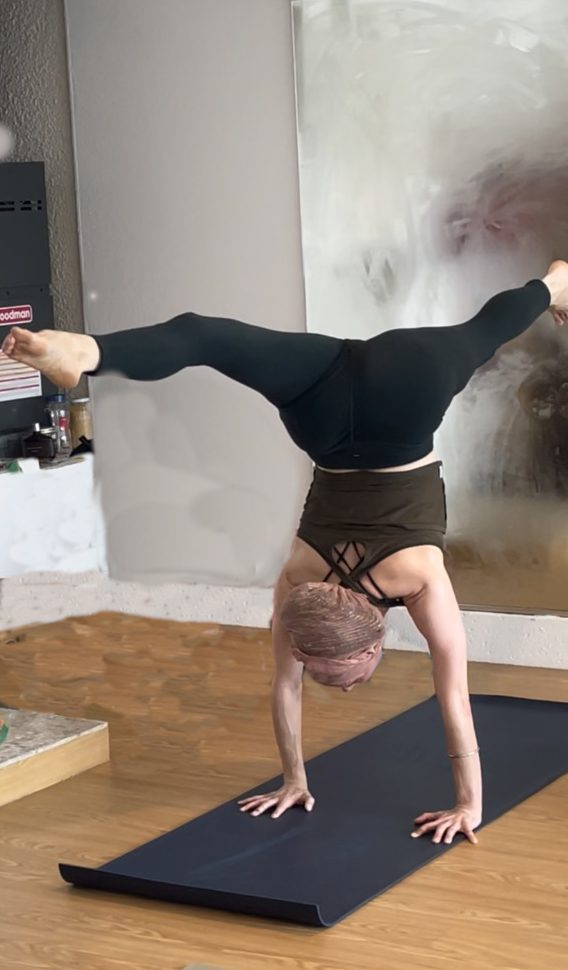
#> input picture images/arm-balance-class-thumb.jpg, 568 x 970 px
$ python retouch_handstand.py ../images/arm-balance-class-thumb.jpg ../images/arm-balance-class.jpg
#> lines starting #> are read from the running program, lines starting #| are printed output that depends on the picture; after the words box and inside, x2 and y2 are one past the last pixel; in counts of white or black regions, pixels touching at a corner belong together
import sys
import numpy as np
from PIL import Image, ImageDraw, ImageFilter

"""Rebuild the wall, baseboard and floor where the bags were painted out of
the handstand photo. Usage: retouch_handstand.py <cleaned up.png> <retouched.png>"""
src, out = sys.argv[1], sys.argv[2]
full = Image.open(src).convert("RGB")
#> full is the input picture: PIL image 568x970 RGB; mean R, G, B 144.4, 131.6, 120.7
OX, OY = 182, 130                      # gallery crop origin
im = full.crop((OX, OY, 750, 1100))
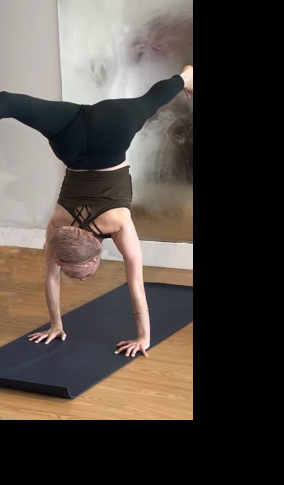
#> im: PIL image 568x970 RGB (shown at 1/2 size); mean R, G, B 79.7, 71.6, 65.7
a = np.asarray(im).astype(float)
H, W, _ = a.shape
rng = np.random.default_rng(7)

def noise(sd, blur=1.0):
    n = rng.normal(0, sd, (H, W)).astype(np.float32)
    img = Image.fromarray(((n + 128).clip(0, 255)).astype(np.uint8)).filter(ImageFilter.GaussianBlur(blur))
    return (np.asarray(img).astype(float) - 128)[..., None]

def poly_mask(pts, feather=1.5):
    m = Image.new("L", (W, H), 0)
    ImageDraw.Draw(m).polygon(pts, fill=255)
    return np.asarray(m.filter(ImageFilter.GaussianBlur(feather))).astype(float)[..., None] / 255

def key_not_swaran():
    mx, mn = a.max(2), a.min(2)
    luma = a.mean(2)
    k = ((mx - mn) < 30) & (luma > 125)
    m = Image.fromarray((k * 255).astype(np.uint8)).filter(ImageFilter.MinFilter(3)).filter(ImageFilter.GaussianBlur(1))
    return np.asarray(m).astype(float)[..., None] / 255

out_a = a.copy()
def apply(fill, mask):
    global out_a
    out_a = out_a * (1 - mask) + fill * mask

# 1. Grey wall column: per-column colour from the clean part above her legs.
col = a[150:300, :, :].mean(0)                       # (W,3)
#> col = 568 rows, first 8: [122.6, 122.6, 122.2], [122.8, 122.8, 122.3], [123.3, 123.3, 122.8], [123.6, 123.4, 122.9], [123.9, 123.7, 123.3], [124.1, 123.9, 123.4], [124.2, 123.9, 123.4], [124.5, 124.3, 123.6]
panel = np.broadcast_to(col[None], (H, W, 3)).copy()
panel = np.asarray(Image.fromarray(panel.clip(0, 255).astype(np.uint8)).filter(ImageFilter.BoxBlur(6))).astype(float)
panel += noise(3.5, 0.8)
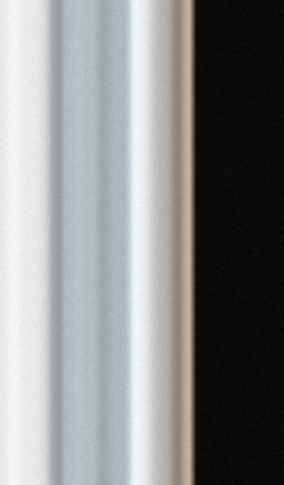
#> panel: shape (970, 568, 3) float64 (shown at 1/2 size); mean of channels 0, 1, 2 69.3, 69.9, 69.8; drawn with min black and max white
pm = poly_mask([(95, 360), (330, 360), (330, 589), (95, 589)], 0.8) * key_not_swaran()
apply(panel, pm)

# 2. White alcove below the heater shelf: smooth it out.
white = np.zeros_like(a)
white[:] = np.array([224, 229, 234])
grad = np.linspace(0, -10, H)[:, None, None]          # slightly darker going down
white = white + grad + noise(2.5, 0.8)
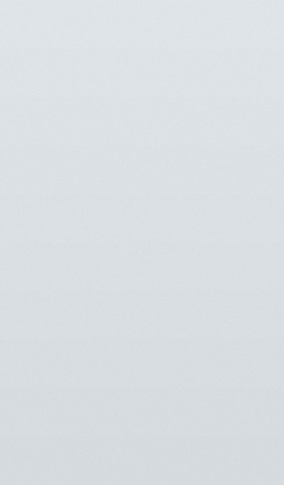
#> white: shape (970, 568, 3) float64 (shown at 1/2 size); mean of channels 0, 1, 2 218.5, 223.5, 228.5; drawn as R, G, B
apply(white, poly_mask([(0, 462), (95, 458), (95, 586), (0, 586)], 0.8))

# 3. Baseboard: a clean straight strip.
base = np.zeros_like(a); base[:] = np.array([207, 199, 195]); base += noise(3, 0.8)
#> call 3 of noise, with sd = 3, blur = 0.8
#> in noise (call 3), `return (np.asarray(img).astype(float) - 128)[..., None]`:
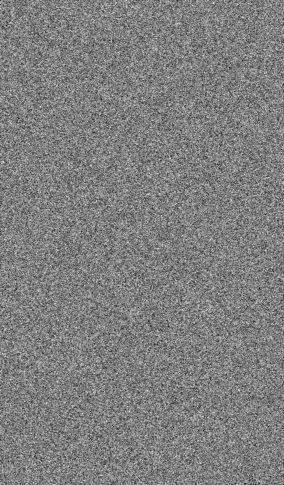
#> returned value: shape (970, 568, 1) float64 (shown at 1/2 size); min -6, max 5, mean -0.505; drawn with min black and max white
#> after `base += noise(3, 0.8)`:
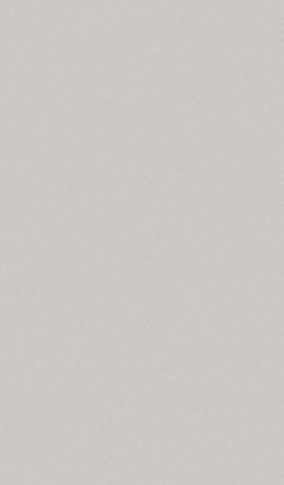
#> base: shape (970, 568, 3) float64 (shown at 1/2 size); mean of channels 0, 1, 2 206.5, 198.5, 194.5; drawn as R, G, B
bm = np.maximum(poly_mask([(0, 585), (300, 589), (300, 627), (0, 623)], 0.7) * key_not_swaran(),
                poly_mask([(0, 585), (262, 589), (262, 626), (0, 623)], 0.7))
apply(base, bm)
# soft shadow line where baseboard meets floor
shadow = out_a * 0.82
apply(shadow, poly_mask([(0, 621), (300, 625), (300, 628), (0, 624)], 0.8) * key_not_swaran() * 0.7)

# 4. Floor: mirror clean boards from just below the old bag area upward,
# stretched sideways (the grain runs left-right, so the stretch doesn't show).
SEAM = 708                                            # first row of untouched floor
floor = out_a.copy()
xs = np.linspace(112, 245, 300).astype(int)           # clean boards between hearth and mat
for y in range(600, SEAM):
    sy = SEAM + (SEAM - y)
    floor[y, 0:300] = a[sy, xs]
seam_fade = np.ones((H, 1, 1))
seam_fade[SEAM - 12:SEAM + 4, 0, 0] = np.linspace(1, 0, 16)
fm = poly_mask([(0, 624), (264, 627), (264, SEAM + 4), (0, SEAM + 4)], 1.5)
# keep her arm and head: skip skin-tone / dark pixels near her
mx, mn, luma = a.max(2), a.min(2), a.mean(2)
skin = (a[..., 0] > 185) & ((a[..., 0] - a[..., 2]) > 25)
#> skin: shape (970, 568) bool; 7.3% white; 70 white regions (51 under 20 px), largest, box (x1, y1, x2, y2) and area: (0, 415, 386, 840) 36542, (91, 553, 128, 686) 1218, (362, 131, 386, 177) 785
dark = luma < 70
#> dark: shape (970, 568) bool; 58.5% white; 47 black regions (38 under 20 px), largest, box (x1, y1, x2, y2) and area: (0, 0, 386, 840) 228011, (162, 414, 176, 439) 203, (179, 445, 201, 469) 196
keep = Image.fromarray(((skin | dark) * 255).astype(np.uint8))
#> keep: PIL image 568x970 L; 65.7% white; 92 black regions (75 under 20 px), largest, box (x1, y1, x2, y2) and area: (0, 0, 386, 573) 110859, (0, 235, 293, 816) 73030, (286, 566, 386, 718) 3004
keep = keep.filter(ImageFilter.MaxFilter(5)).filter(ImageFilter.GaussianBlur(1.2))
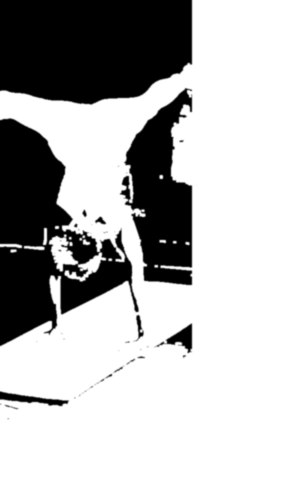
#> keep: PIL image 568x970 L (shown at 1/2 size); min 0, max 255, mean 176.9
keep = np.asarray(keep).astype(float)[..., None] / 255
#> keep: shape (970, 568, 1) float64
apply(floor, fm * seam_fade * (1 - keep))
apply(out_a * 0.8, poly_mask([(0, 623), (262, 626), (262, 629), (0, 626)], 0.8) * 0.6)
#> in poly_mask (call 7), `ImageDraw.Draw(m).polygon(pts, fill=255)`:
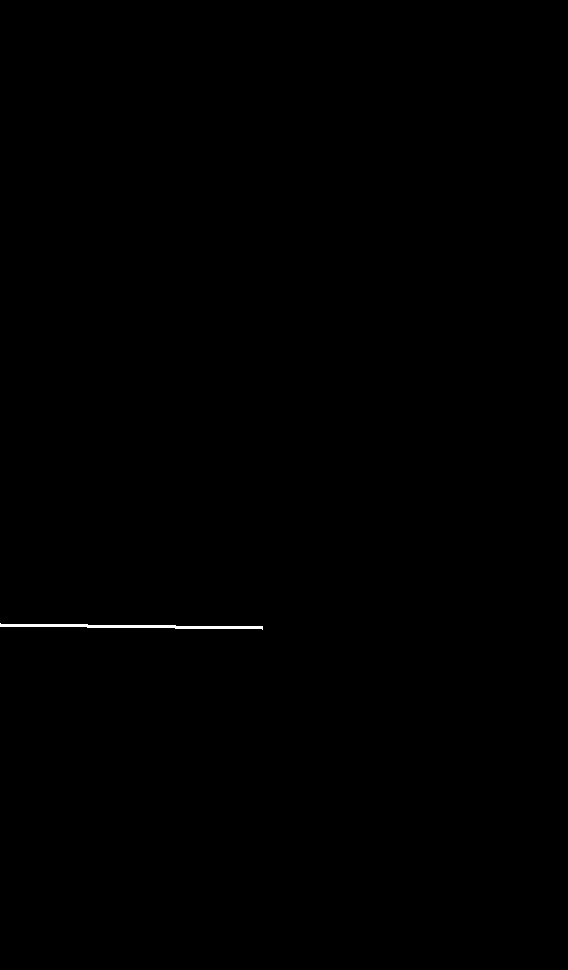
#> m: PIL image 568x970 L; 0.14% white; 1 white region, box (x1, y1, x2, y2) and area: (0, 623, 263, 630) 793

# 4b. The short white wall at the left comes toward the camera, so its
# baseboard turns the corner at x=95 and angles down to the left.
CX = 95
def side(y_at_corner, y_at_edge):
    return [(CX, y_at_corner), (0, y_at_edge)]
top_c, top_e = 587, 606                               # baseboard top at corner / left edge
bot_c, bot_e = 624, 657                               # floor line at corner / left edge
white2 = np.zeros_like(a); white2[:] = np.array([216, 221, 226]); white2 += noise(2.5, 0.8)
apply(white2, poly_mask([(0, 580), (CX, 580), (CX, top_c), (0, top_e)], 0.7))
side_base = np.zeros_like(a); side_base[:] = np.array([221, 216, 213]); side_base += noise(3, 0.8)
apply(side_base, poly_mask([(0, top_e), (CX, top_c), (CX, bot_c), (0, bot_e)], 0.7))
# thin shadow along the top of the side baseboard and at the floor line
apply(out_a * 0.88, poly_mask([(0, top_e - 1), (CX, top_c - 1), (CX, top_c + 1), (0, top_e + 1)], 0.6) * 0.8)
apply(out_a * 0.8, poly_mask([(0, bot_e - 2), (CX, bot_c - 2), (CX, bot_c + 1), (0, bot_e + 1)], 0.8) * 0.6)
# the inside corner itself: a soft vertical shadow up the baseboard
apply(out_a * 0.85, poly_mask([(CX - 1, top_c), (CX + 2, top_c), (CX + 2, bot_c), (CX - 1, bot_c)], 0.8) * 0.7)

# 5. Two stray grey dots left of the heater.
for (cx, cy, r) in [(3, 140, 9), (93, 296, 6)]:
    y0, y1, x0, x1 = max(cy - r, 0), cy + r, max(cx - r, 0), cx + r
    patch = Image.fromarray(out_a[y0:y1, x0:x1].clip(0, 255).astype(np.uint8)).filter(ImageFilter.MedianFilter(9))
    out_a[y0:y1, x0:x1] = np.asarray(patch)

# stray dot on the textured wall at the left edge: copy wall from just above it
out_a[128:154, 0:16] = a[100:126, 0:16]

res = Image.fromarray(out_a.clip(0, 255).astype(np.uint8))
full.paste(res, (OX, OY))
full.save(out)

$ run again, on images/assisted-backbend-training-thumb.jpg
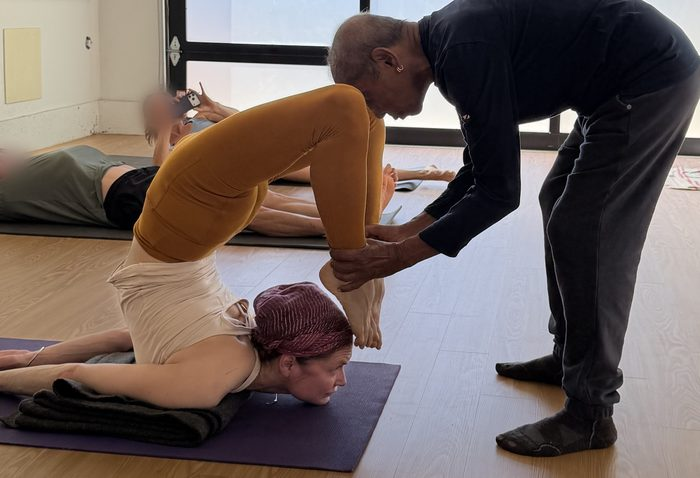
#> input picture images/assisted-backbend-training-thumb.jpg, 700 x 478 px
#> full is the input picture: PIL image 700x478 RGB; mean R, G, B 109.4, 96.8, 93.4
#> col = 568 rows, first 8: [135.8, 103.6, 82.6], [136.2, 103.9, 82.74], [136.7, 104.3, 83.35], [137, 104.6, 83.46], [137.5, 105, 84.08], [137.9, 105.5, 84.34], [138.3, 105.8, 84.85], [138.5, 106, 84.91]
#> in key_not_swaran, `k = ((mx - mn) < 30) & (luma > 125)`:
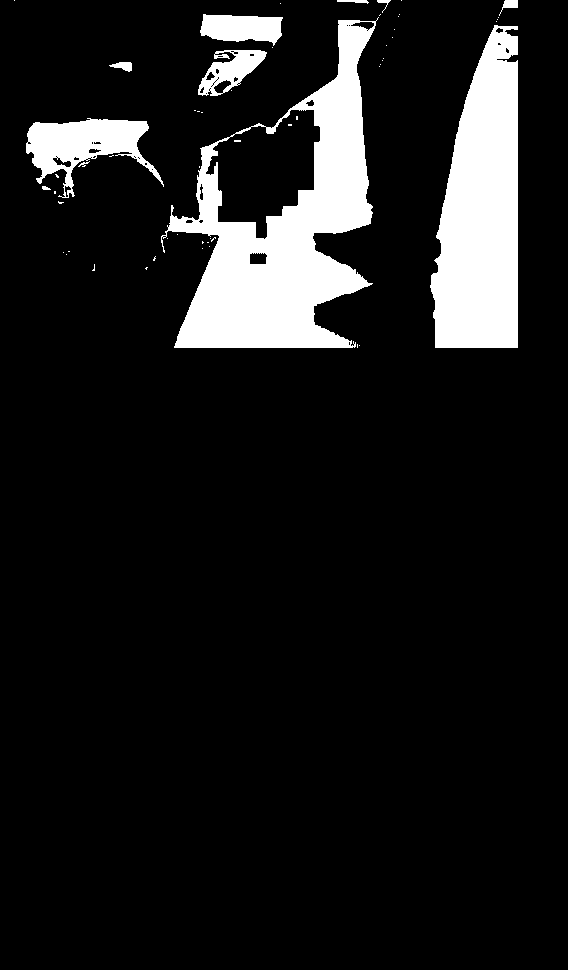
#> k: shape (970, 568) bool; 10.7% white; 56 white regions (45 under 20 px), largest, box (x1, y1, x2, y2) and area: (161, 17, 379, 348) 29006, (430, 25, 518, 348) 21155, (26, 118, 164, 198) 4870
#> pm: shape (970, 568, 1) float64; every value is 0
#> skin: shape (970, 568) bool; 0.34% white; 70 white regions (59 under 20 px), largest, box (x1, y1, x2, y2) and area: (15, 124, 56, 191) 649, (197, 28, 215, 84) 238, (491, 27, 518, 40) 209
#> dark: shape (970, 568) bool; 82.4% white; 236 black regions (215 under 20 px), largest, box (x1, y1, x2, y2) and area: (0, 0, 518, 348) 87454, (173, 0, 286, 119) 6810, (0, 0, 47, 28) 642
#> in noise (call 4), `return (np.asarray(img).astype(float) - 128)[..., None]`:
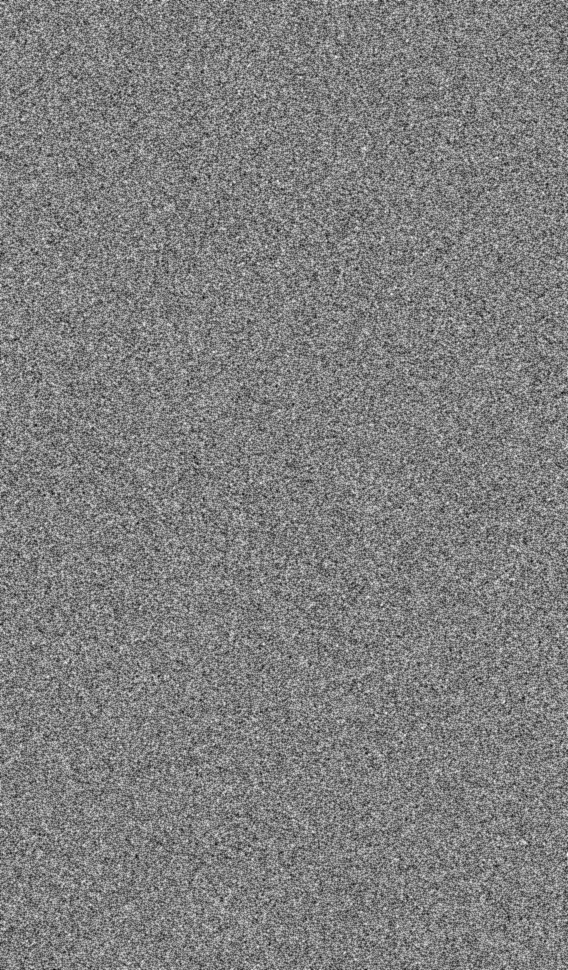
#> returned value: shape (970, 568, 1) float64; min -6, max 5, mean -0.497; drawn with min black and max white

$ run again, on images/backbend-kneeling-thumb.jpg
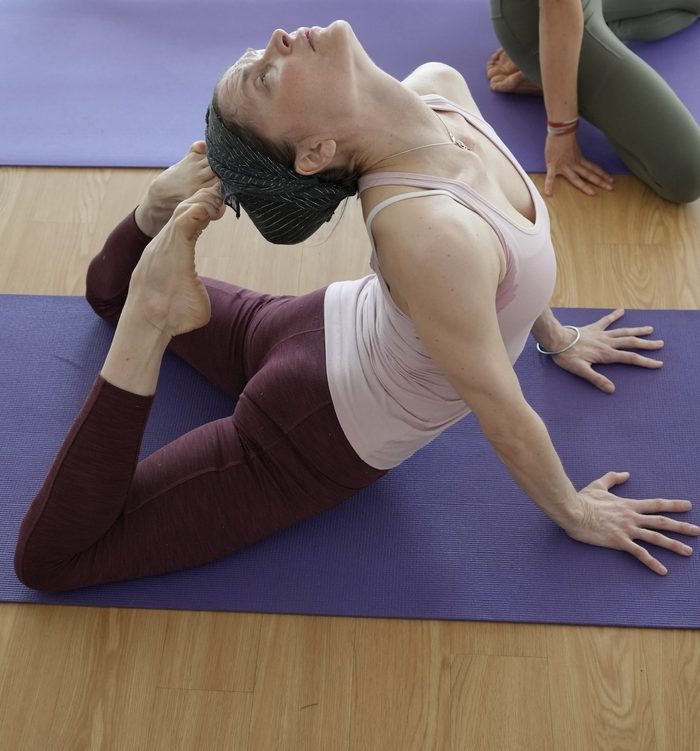
#> input picture images/backbend-kneeling-thumb.jpg, 700 x 751 px
#> full is the input picture: PIL image 700x751 RGB; mean R, G, B 116.5, 101.5, 104
#> col = 568 rows, first 8: [74.93, 61.97, 68.07], [74.63, 61.63, 67.56], [74.77, 61.4, 66.69], [74.95, 61.47, 66.59], [74.78, 60.64, 65.67], [74.13, 59.89, 64.8], [73.78, 58.93, 63.88], [72.91, 57.91, 62.73]
#> in key_not_swaran, `k = ((mx - mn) < 30) & (luma > 125)`:
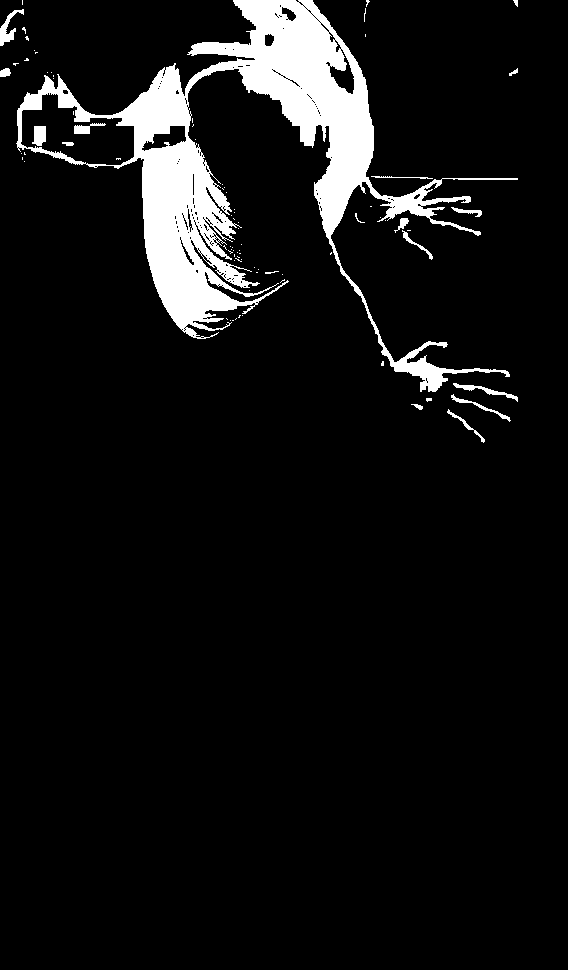
#> k: shape (970, 568) bool; 7.4% white; 85 white regions (67 under 20 px), largest, box (x1, y1, x2, y2) and area: (16, 0, 518, 392) 38540, (0, 9, 24, 46) 299, (453, 383, 518, 402) 254
#> pm: shape (970, 568, 1) float64; every value is 0
#> skin: shape (970, 568) bool; 2% white; 199 white regions (166 under 20 px), largest, box (x1, y1, x2, y2) and area: (13, 76, 90, 161) 3468, (91, 79, 188, 166) 3300, (226, 68, 324, 158) 1307
#> dark: shape (970, 568) bool; 55.5% white; 294 black regions (284 under 20 px), largest, box (x1, y1, x2, y2) and area: (0, 0, 518, 497) 174498, (0, 481, 518, 621) 67351, (58, 212, 136, 269) 1174
#> `keep = keep.filter(ImageFilter.MaxFilter(5)).filter(ImageFilter.Gaussi..`:
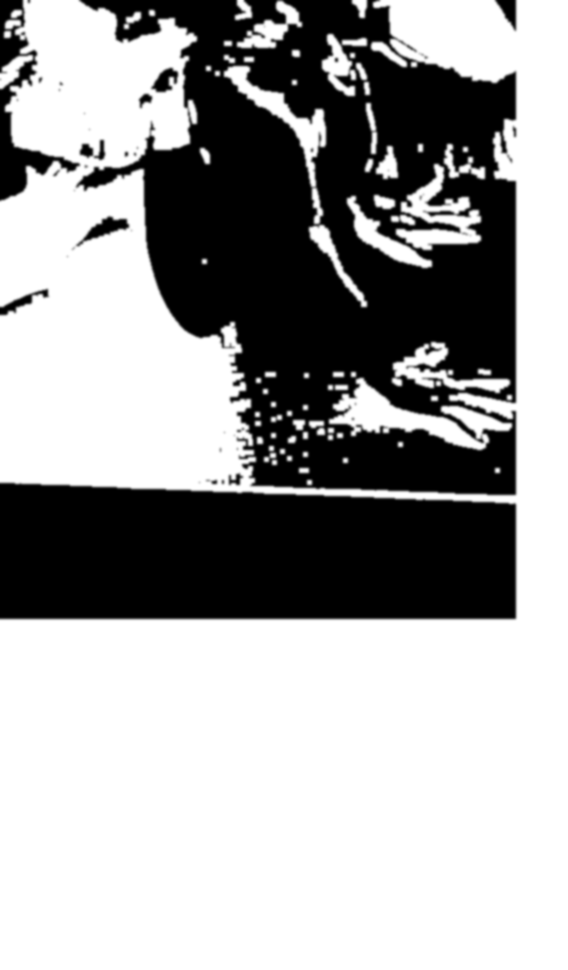
#> keep: PIL image 568x970 L; min 0, max 255, mean 162
